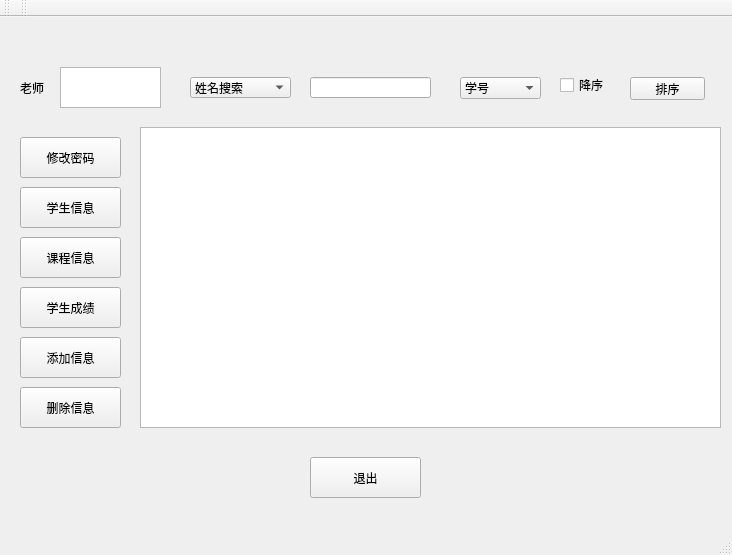
<?xml version="1.0" encoding="UTF-8"?>
<ui version="4.0">
 <class>admin</class>
 <widget class="QMainWindow" name="admin">
  <property name="geometry">
   <rect>
    <x>0</x>
    <y>0</y>
    <width>732</width>
    <height>555</height>
   </rect>
  </property>
  <property name="windowTitle">
   <string>管理员界面</string>
  </property>
  <widget class="QWidget" name="centralwidget">
   <layout class="QFormLayout" name="formLayout">
    <item row="0" column="0">
     <widget class="QLabel" name="label_4">
      <property name="styleSheet">
       <string notr="true">background-image: url(C:/Users/wxy/Desktop/123.jpg);</string>
      </property>
      <property name="text">
       <string>&lt;html&gt;&lt;head/&gt;&lt;body&gt;&lt;p&gt;&lt;br/&gt;&lt;/p&gt;&lt;/body&gt;&lt;/html&gt;</string>
      </property>
     </widget>
    </item>
   </layout>
   <widget class="QTableView" name="tableView">
    <property name="geometry">
     <rect>
      <x>140</x>
      <y>110</y>
      <width>581</width>
      <height>301</height>
     </rect>
    </property>
   </widget>
   <widget class="QPushButton" name="pushButton_exit">
    <property name="geometry">
     <rect>
      <x>310</x>
      <y>440</y>
      <width>111</width>
      <height>41</height>
     </rect>
    </property>
    <property name="styleSheet">
     <string notr="true">QPushButton:hover
{
	background-color: qlineargradient(spread:pad, x1:0.909, y1:0.864, x2:0.926, y2:0, stop:0.448864 rgba(255, 239, 88, 250), stop:1 rgba(255, 255, 255, 255));
	
}
</string>
    </property>
    <property name="text">
     <string>退出</string>
    </property>
   </widget>
   <widget class="QPushButton" name="pushButton_show">
    <property name="geometry">
     <rect>
      <x>20</x>
      <y>170</y>
      <width>101</width>
      <height>41</height>
     </rect>
    </property>
    <property name="styleSheet">
     <string notr="true">QPushButton:hover
{
	background-color: qlineargradient(spread:pad, x1:0.909, y1:0.864, x2:0.926, y2:0, stop:0.448864 rgba(255, 239, 88, 250), stop:1 rgba(255, 255, 255, 255));
	
}
</string>
    </property>
    <property name="text">
     <string>学生信息</string>
    </property>
   </widget>
   <widget class="QPushButton" name="pushButton_change">
    <property name="geometry">
     <rect>
      <x>20</x>
      <y>320</y>
      <width>101</width>
      <height>41</height>
     </rect>
    </property>
    <property name="text">
     <string>添加信息</string>
    </property>
   </widget>
   <widget class="QPushButton" name="pushButton_del">
    <property name="geometry">
     <rect>
      <x>20</x>
      <y>370</y>
      <width>101</width>
      <height>41</height>
     </rect>
    </property>
    <property name="text">
     <string>删除信息</string>
    </property>
   </widget>
   <widget class="QLineEdit" name="lineEdit_findname">
    <property name="geometry">
     <rect>
      <x>310</x>
      <y>60</y>
      <width>121</width>
      <height>21</height>
     </rect>
    </property>
   </widget>
   <widget class="QComboBox" name="comboBox">
    <property name="geometry">
     <rect>
      <x>460</x>
      <y>60</y>
      <width>81</width>
      <height>22</height>
     </rect>
    </property>
    <item>
     <property name="text">
      <string>学号</string>
     </property>
    </item>
    <item>
     <property name="text">
      <string>年龄</string>
     </property>
    </item>
    <item>
     <property name="text">
      <string>学分</string>
     </property>
    </item>
    <item>
     <property name="text">
      <string>成绩</string>
     </property>
    </item>
    <item>
     <property name="text">
      <string>课程号</string>
     </property>
    </item>
   </widget>
   <widget class="QPushButton" name="pushButton_order">
    <property name="geometry">
     <rect>
      <x>630</x>
      <y>60</y>
      <width>75</width>
      <height>23</height>
     </rect>
    </property>
    <property name="styleSheet">
     <string notr="true">QPushButton:hover
{
	background-color: qlineargradient(spread:pad, x1:0.909, y1:0.864, x2:0.926, y2:0, stop:0.448864 rgba(255, 239, 88, 250), stop:1 rgba(255, 255, 255, 255));
	
}
</string>
    </property>
    <property name="text">
     <string>排序</string>
    </property>
   </widget>
   <widget class="QCheckBox" name="checkBox_desc">
    <property name="geometry">
     <rect>
      <x>560</x>
      <y>60</y>
      <width>71</width>
      <height>16</height>
     </rect>
    </property>
    <property name="text">
     <string>降序</string>
    </property>
   </widget>
   <widget class="QPushButton" name="pushButton_show_2">
    <property name="geometry">
     <rect>
      <x>20</x>
      <y>220</y>
      <width>101</width>
      <height>41</height>
     </rect>
    </property>
    <property name="styleSheet">
     <string notr="true">QPushButton:hover
{
	background-color: qlineargradient(spread:pad, x1:0.909, y1:0.864, x2:0.926, y2:0, stop:0.448864 rgba(255, 239, 88, 250), stop:1 rgba(255, 255, 255, 255));
	
}
</string>
    </property>
    <property name="text">
     <string>课程信息</string>
    </property>
   </widget>
   <widget class="QPushButton" name="pushButton_show_3">
    <property name="geometry">
     <rect>
      <x>20</x>
      <y>270</y>
      <width>101</width>
      <height>41</height>
     </rect>
    </property>
    <property name="styleSheet">
     <string notr="true">QPushButton:hover
{
	background-color: qlineargradient(spread:pad, x1:0.909, y1:0.864, x2:0.926, y2:0, stop:0.448864 rgba(255, 239, 88, 250), stop:1 rgba(255, 255, 255, 255));
	
}
</string>
    </property>
    <property name="text">
     <string>学生成绩</string>
    </property>
   </widget>
   <widget class="QComboBox" name="comboBox_2">
    <property name="geometry">
     <rect>
      <x>190</x>
      <y>60</y>
      <width>101</width>
      <height>21</height>
     </rect>
    </property>
    <item>
     <property name="text">
      <string>姓名搜索</string>
     </property>
    </item>
    <item>
     <property name="text">
      <string>学号搜索</string>
     </property>
    </item>
    <item>
     <property name="text">
      <string>课程搜索</string>
     </property>
    </item>
   </widget>
   <widget class="QTableView" name="tableView_2">
    <property name="geometry">
     <rect>
      <x>60</x>
      <y>50</y>
      <width>101</width>
      <height>41</height>
     </rect>
    </property>
   </widget>
   <widget class="QLabel" name="label">
    <property name="geometry">
     <rect>
      <x>20</x>
      <y>60</y>
      <width>41</width>
      <height>21</height>
     </rect>
    </property>
    <property name="text">
     <string>老师</string>
    </property>
   </widget>
   <widget class="QPushButton" name="pushButton_show_4">
    <property name="geometry">
     <rect>
      <x>20</x>
      <y>120</y>
      <width>101</width>
      <height>41</height>
     </rect>
    </property>
    <property name="text">
     <string>修改密码</string>
    </property>
   </widget>
   <zorder>label_4</zorder>
   <zorder>tableView</zorder>
   <zorder>pushButton_exit</zorder>
   <zorder>pushButton_show</zorder>
   <zorder>pushButton_change</zorder>
   <zorder>pushButton_del</zorder>
   <zorder>lineEdit_findname</zorder>
   <zorder>comboBox</zorder>
   <zorder>pushButton_order</zorder>
   <zorder>checkBox_desc</zorder>
   <zorder>pushButton_show_2</zorder>
   <zorder>pushButton_show_3</zorder>
   <zorder>comboBox_2</zorder>
   <zorder>tableView_2</zorder>
   <zorder>label</zorder>
   <zorder>pushButton_show_4</zorder>
  </widget>
  <widget class="QMenuBar" name="menubar">
   <property name="geometry">
    <rect>
     <x>0</x>
     <y>0</y>
     <width>732</width>
     <height>26</height>
    </rect>
   </property>
  </widget>
  <widget class="QStatusBar" name="statusbar"/>
  <widget class="QToolBar" name="toolBar">
   <property name="windowTitle">
    <string>toolBar</string>
   </property>
   <attribute name="toolBarArea">
    <enum>TopToolBarArea</enum>
   </attribute>
   <attribute name="toolBarBreak">
    <bool>false</bool>
   </attribute>
  </widget>
  <widget class="QToolBar" name="toolBar_2">
   <property name="windowTitle">
    <string>toolBar_2</string>
   </property>
   <attribute name="toolBarArea">
    <enum>TopToolBarArea</enum>
   </attribute>
   <attribute name="toolBarBreak">
    <bool>false</bool>
   </attribute>
  </widget>
 </widget>
 <resources/>
 <connections/>
</ui>
